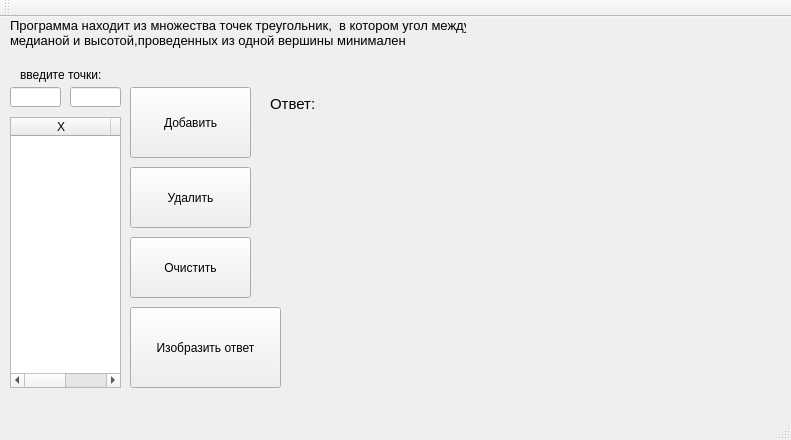
<?xml version="1.0" encoding="UTF-8"?>
<ui version="4.0">
 <class>MainWindow</class>
 <widget class="QMainWindow" name="MainWindow">
  <property name="geometry">
   <rect>
    <x>0</x>
    <y>0</y>
    <width>791</width>
    <height>440</height>
   </rect>
  </property>
  <property name="windowTitle">
   <string>Треугольники</string>
  </property>
  <widget class="QWidget" name="centralWidget">
   <widget class="QLineEdit" name="lineEdit">
    <property name="geometry">
     <rect>
      <x>10</x>
      <y>70</y>
      <width>51</width>
      <height>20</height>
     </rect>
    </property>
   </widget>
   <widget class="QLineEdit" name="lineEdit_2">
    <property name="geometry">
     <rect>
      <x>70</x>
      <y>70</y>
      <width>51</width>
      <height>20</height>
     </rect>
    </property>
   </widget>
   <widget class="QTableWidget" name="tableWidget">
    <property name="geometry">
     <rect>
      <x>10</x>
      <y>100</y>
      <width>111</width>
      <height>271</height>
     </rect>
    </property>
    <column>
     <property name="text">
      <string>X</string>
     </property>
    </column>
    <column>
     <property name="text">
      <string>Y</string>
     </property>
    </column>
   </widget>
   <widget class="QLabel" name="label">
    <property name="geometry">
     <rect>
      <x>300</x>
      <y>100</y>
      <width>461</width>
      <height>261</height>
     </rect>
    </property>
    <property name="font">
     <font>
      <pointsize>12</pointsize>
     </font>
    </property>
    <property name="text">
     <string/>
    </property>
    <property name="alignment">
     <set>Qt::AlignLeading|Qt::AlignLeft|Qt::AlignTop</set>
    </property>
   </widget>
   <widget class="QLabel" name="label_2">
    <property name="geometry">
     <rect>
      <x>270</x>
      <y>80</y>
      <width>47</width>
      <height>13</height>
     </rect>
    </property>
    <property name="font">
     <font>
      <pointsize>11</pointsize>
     </font>
    </property>
    <property name="text">
     <string>Ответ:</string>
    </property>
   </widget>
   <widget class="QLabel" name="label_3">
    <property name="geometry">
     <rect>
      <x>10</x>
      <y>0</y>
      <width>456</width>
      <height>32</height>
     </rect>
    </property>
    <property name="font">
     <font>
      <pointsize>10</pointsize>
     </font>
    </property>
    <property name="text">
     <string>Программа находит из множества точек треугольник,  в котором угол между  
медианой и высотой,проведенных из одной вершины минимален</string>
    </property>
   </widget>
   <widget class="QLabel" name="label_4">
    <property name="geometry">
     <rect>
      <x>20</x>
      <y>50</y>
      <width>101</width>
      <height>16</height>
     </rect>
    </property>
    <property name="text">
     <string>введите точки:</string>
    </property>
   </widget>
   <widget class="QPushButton" name="pushButton_4">
    <property name="geometry">
     <rect>
      <x>130</x>
      <y>220</y>
      <width>121</width>
      <height>61</height>
     </rect>
    </property>
    <property name="text">
     <string>Очистить</string>
    </property>
   </widget>
   <widget class="QPushButton" name="pushButton">
    <property name="geometry">
     <rect>
      <x>130</x>
      <y>70</y>
      <width>121</width>
      <height>71</height>
     </rect>
    </property>
    <property name="text">
     <string>Добавить</string>
    </property>
    <property name="shortcut">
     <string>Return</string>
    </property>
   </widget>
   <widget class="QPushButton" name="pushButton_3">
    <property name="geometry">
     <rect>
      <x>130</x>
      <y>150</y>
      <width>121</width>
      <height>61</height>
     </rect>
    </property>
    <property name="text">
     <string>Удалить</string>
    </property>
   </widget>
   <widget class="QPushButton" name="pushButton_2">
    <property name="geometry">
     <rect>
      <x>130</x>
      <y>290</y>
      <width>151</width>
      <height>81</height>
     </rect>
    </property>
    <property name="text">
     <string>Изобразить ответ</string>
    </property>
   </widget>
  </widget>
  <widget class="QMenuBar" name="menuBar">
   <property name="geometry">
    <rect>
     <x>0</x>
     <y>0</y>
     <width>791</width>
     <height>21</height>
    </rect>
   </property>
  </widget>
  <widget class="QToolBar" name="mainToolBar">
   <attribute name="toolBarArea">
    <enum>TopToolBarArea</enum>
   </attribute>
   <attribute name="toolBarBreak">
    <bool>false</bool>
   </attribute>
  </widget>
  <widget class="QStatusBar" name="statusBar"/>
 </widget>
 <layoutdefault spacing="6" margin="11"/>
 <resources/>
 <connections/>
</ui>
